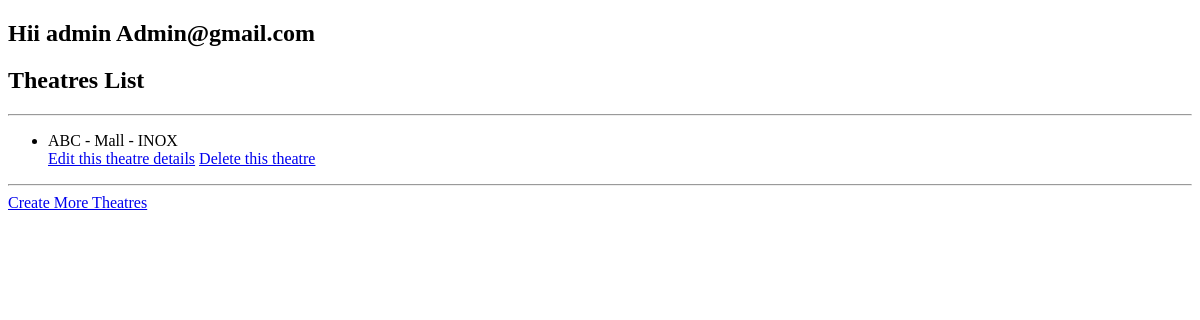
Page /dashboard (signed in) on the earlier database version.
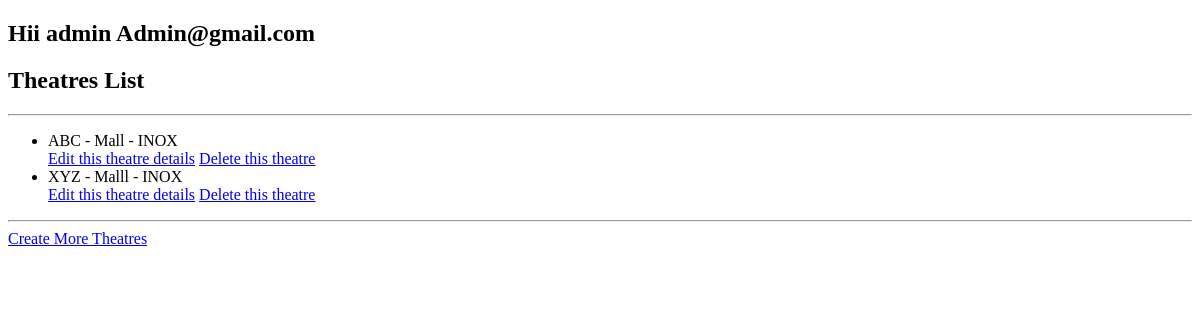
Same page on the later database version.
### app.py (models this page shows)
class Theatre(db.Model):
    tid=db.Column(db.Integer,primary_key=True,autoincrement=True)
    theatre_name=db.Column(db.String,unique=True,nullable=False)
    location=db.Column(db.String,nullable=False)
    franchise=db.Column(db.String,nullable=False)
    u_id=db.Column(db.Integer,db.ForeignKey(User.uid),nullable=False)
    user = db.relationship(User,backref='theatre',lazy=True)

### app.py (the view, shortened to what this page needs)
@app.route("/dashboard")
def dashboard_page():
    jinjaemail = session.get("email")
    role = session.get("f_rid")
    if role == 1:
        theatres = Theatre.query.all()
        users = User.query.all()
        return render_template("AdminDashboard.html",jinjaemail=jinjaemail,theatres=theatres,users=users)

### app.py (called while the page is built)
@app.context_processor
def inject_now():
    from datetime import datetime
    return {'now': datetime.utcnow}

### templates/AdminDashboard.html (shortened to what this page needs)
<!DOCTYPE html>
<html lang="en">
<head>
</head>
<body>
    <h2>Hii admin {{jinjaemail}}</h2>
    <h2>Theatres List</h2>
    <hr>
    {% if theatres!=[] %}
        <ul>
        {% for theatre in theatres %}
        <li>{{theatre.theatre_name}} - {{theatre.location}} - {{theatre.franchise}}</li>
        <a href="/edit_theatre/{{theatre.tid}}">Edit this theatre details</a>
        <a href="/delete_theatre/{{theatre.tid}}">Delete this theatre</a>
        {% endfor %}
        </ul>
        <hr>
        <a href="/create_theatre" >Create More Theatres</a>
    {% else %}
        <h3>No Theatres Found</h3>
        <hr>
        <a href="/create_theatre" >Create IT now!</a>
        {% endif %}
</body>
</html>

Differences in the rows shown:
added Theatre: theatre_name "XYZ", location "Malll", franchise "INOX"
